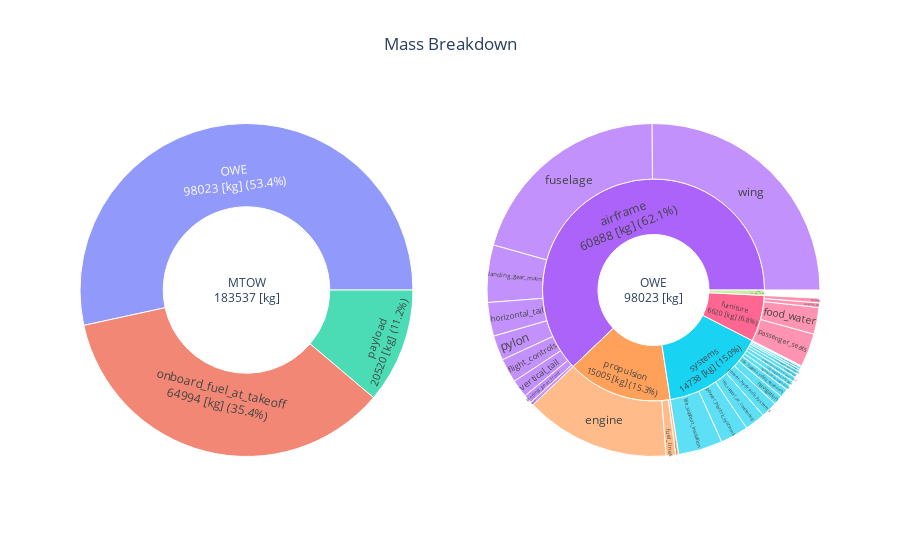

Notebook code cell kept with this figure:
### Markdown cell above
Particularly, check the Maximum Take Off Weight (MTOW), the Operating Weight Empty (OWE) and the fuel consumption on the aircraft on its design mission. Are there differences with the sizing done in Alcazar or with the actual values. Where do these might be coming from ? 

A more practical way is to use the visualisation tools that were presented in a previous tutorial to plot the mass breakdown and the aircraft geometry and compare them with the reference aircraft data.

### Code cell
oad.mass_breakdown_sun_plot(MTOW_problem.output_file_path)

### Figure 1 — Plotly figure (JSON) as saved in the notebook; plotly's stock layout.template omitted (floating-point values rounded to 4 significant figures)
{"data": [{"branchvalues": "total", "domain": {"x": [0, 0.45], "y": [0, 1]}, "labels": ["MTOW<br>183537 [kg]", "payload<br>20520 [kg] (11.2%)", "onboard_fuel_at_takeoff<br>64994 [kg] (35.4%)", "OWE<br>98023 [kg] (53.4%)"], "parents": ["", "MTOW<br>183537 [kg]", "MTOW<br>183537 [kg]", "MTOW<br>183537 [kg]"], "type": "sunburst", "values": [183500.0, 20520, 64990.0, 98020.0]}, {"branchvalues": "total", "domain": {"x": [0.55, 1], "y": [0, 1]}, "labels": ["OWE<br>98023 [kg]", "airframe<br>60888 [kg] (62.1%)", "crew<br>770 [kg] (0.8%)", "furniture<br>6620 [kg] (6.8%)", "propulsion<br>15005 [kg] (15.3%)", "systems<br>14738 [kg] (15.0%)", "flight_controls", "fuselage", "horizontal_tail", "paint", "pylon", "vertical_tail", "wing", "landing_gear_front", "landing_gear_main", "food_water", "passenger_seats", "security_kit", "toilets", "engine", "fuel_lines", "unconsumables", "flight_kit", "navigation", "transmission", "life_support_air_conditioning", "life_support_cabin_lighting", "life_support_de-icing", "life_support_insulation", "life_support_oxygen", "life_support_safety_equipment", "life_support_seats_crew_accommodation", "operational_cargo_hold", "operational_radar", "power_auxiliary_power_unit", "power_electric_systems", "power_hydraulic_systems"], "parents": ["", "OWE<br>98023 [kg]", "OWE<br>98023 [kg]", "OWE<br>98023 [kg]", "OWE<br>98023 [kg]", "OWE<br>98023 [kg]", "airframe<br>60888 [kg] (62.1%)", "airframe<br>60888 [kg] (62.1%)", "airframe<br>60888 [kg] (62.1%)", "airframe<br>60888 [kg] (62.1%)", "airframe<br>60888 [kg] (62.1%)", "airframe<br>60888 [kg] (62.1%)", "airframe<br>60888 [kg] (62.1%)", "airframe<br>60888 [kg] (62.1%)", "airframe<br>60888 [kg] (62.1%)", "furniture<br>6620 [kg] (6.8%)", "furniture<br>6620 [kg] (6.8%)", "furniture<br>6620 [kg] (6.8%)", "furniture<br>6620 [kg] (6.8%)", "propulsion<br>15005 [kg] (15.3%)", "propulsion<br>15005 [kg] (15.3%)", "propulsion<br>15005 [kg] (15.3%)", "systems<br>14738 [kg] (15.0%)", "systems<br>14738 [kg] (15.0%)", "systems<br>14738 [kg] (15.0%)", "systems<br>14738 [kg] (15.0%)", "systems<br>14738 [kg] (15.0%)", "systems<br>14738 [kg] (15.0%)", "systems<br>14738 [kg] (15.0%)", "systems<br>14738 [kg] (15.0%)", "systems<br>14738 [kg] (15.0%)", "systems<br>14738 [kg] (15.0%)", "systems<br>14738 [kg] (15.0%)", "systems<br>14738 [kg] (15.0%)", "systems<br>14738 [kg] (15.0%)", "systems<br>14738 [kg] (15.0%)", "systems<br>14738 [kg] (15.0%)"], "type": "sunburst", "values": [98020.0, 60890.0, 770, 6620.0, 15010.0, 14740.0, 2298.0, 20080.0, 3205.0, 303.3, 2368.0, 1701.0, 24650.0, 824.3, 5457.0, 2546.0, 3201, 436.5, 436.5, 13810.0, 915.4, 280.0, 45, 899.2, 350, 1953.0, 316.6, 207.4, 4207.0, 476.5, 839.6, 198, 482.4, 100, 439.6, 2681.0, 1543.0]}], "layout": {"autosize": true, "title": {"text": "Mass Breakdown", "x": 0.5}}}
